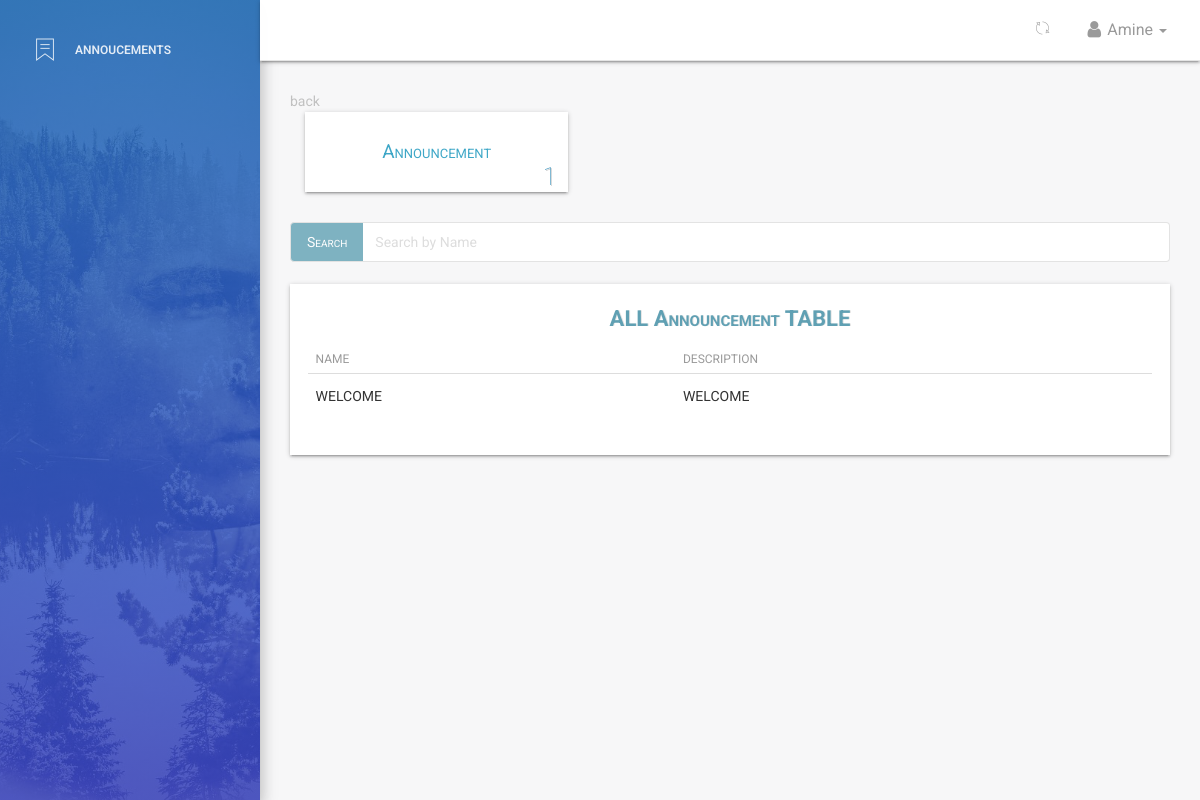
/dashboard/announcements/all/ (signed in), run on an earlier commit of the app's database.
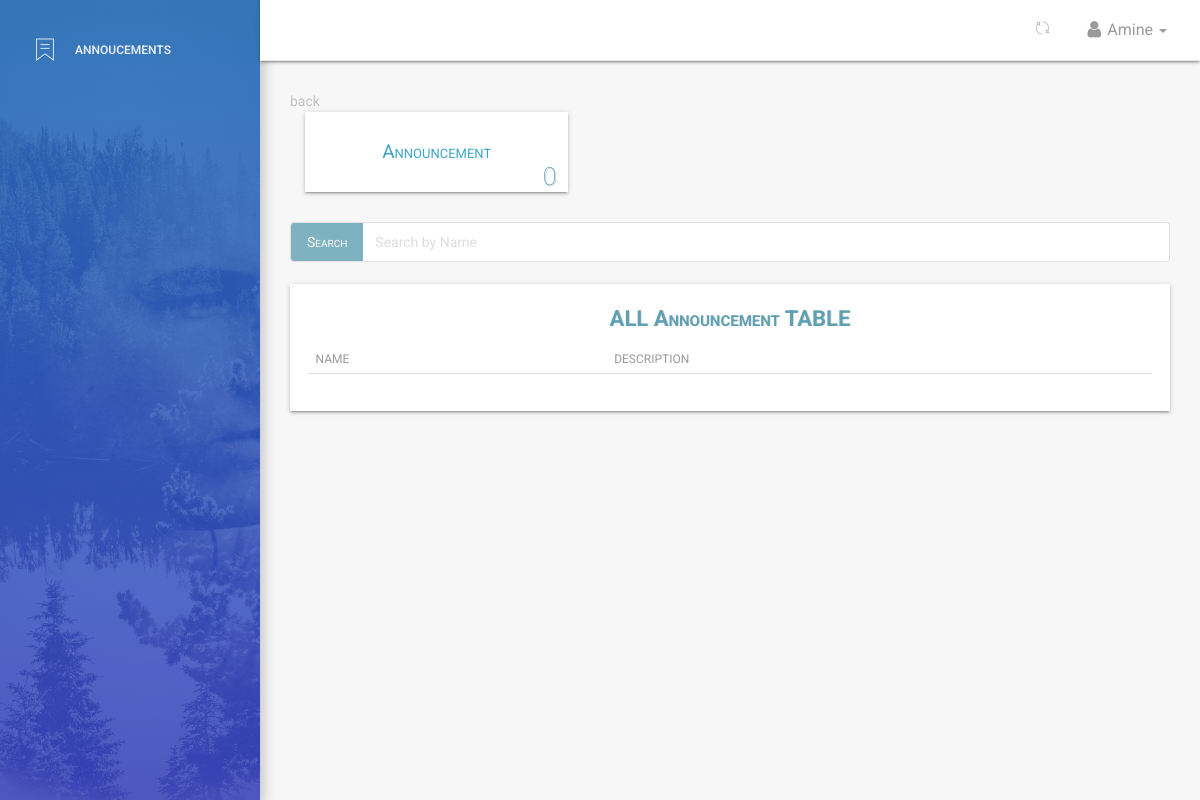
And on a later commit of the database.
### employee/models.py (models this page shows, shortened)
class Announcement(models.Model):
    name = models.CharField(max_length=125)
    bio = models.CharField(max_length=255, default='', null=True, blank=True)
    created = models.DateTimeField(
        verbose_name=_('Created'), auto_now_add=True)
    updated = models.DateTimeField(verbose_name=_('Updated'), auto_now=True)
    class Meta:
        verbose_name = _('Announcement')
        verbose_name_plural = _('Announcements')
        ordering = ['name', 'created']

### dashboard/views.py (the view)
# urls.py: path('announcements/all/', views.dashboard_announcements, name='announcements'),
def dashboard_announcements(request):
    if not (request.user.is_authenticated):
        return redirect('/')
    dataset = dict()
    announcements = Announcement.objects.all()
    query = request.GET.get('search')
    if query:
        announcements = announcements.filter(
            Q(name__icontains=query)
        )
    paginator = Paginator(announcements, 10)  # show 10 employee lists per page
    page = request.GET.get('page')
    announcements_paginated = paginator.get_page(page)
    dataset['announcement_list'] = announcements_paginated
    dataset['title'] = 'announcements'
    dataset['announcements'] = Announcement.objects.all()
    return render(request, 'dashboard/announcements.html', dataset)

### templates/dashboard/announcements.html (shortened to what this page needs)
{% extends '_layout.html' %}
 {% block navheader %}
 	{% include 'includes/navheader_employee_app.html' %}
 {% endblock %}
 {% block content %}
        <section class="content">
            <section class="container-fluid">
            	<section class="row">
	            		<section class="col col-lg-12">
	            			<a href="{{request.META.HTTP_REFERER|escape}}" style="color:#c1c1c1;">back</a>
	            		</section>
            	</section>
            	   <section class="row">
                        <section class="col col-sm-8 offset-sm-2">
                        </section>
                    </section>
						<section class="row margin-bottom">
							<div class="container-fluid">
							<section class="col-lg-4 col-md-4 col-sm-12">
								<div class="leave-box sec-box">
									<a href="{% url 'dashboard:announcements' %}">
									<span>Announcement</span>
									</a>
									<span class="count-object deprt">{{ announcements.count }}</span>
								</div>
							</section>
							</div>
						</section>
					<div class="row" style="margin-bottom: 2.2rem;margin-top: 3rem;">
					 <div class="">
					  <div class="col-lg-12">
					  	<form action="" method="GET">
						    <div class="input-group">
						      <span class="input-group-btn">
						        <button class="btn btn-default" id = "stylebutton" type="button">Search</button>
						      </span>
						      <input type="search" value="{{request.GET.search}}" name="search" class="form-control" placeholder="Search by Name">
						    </div>
					    </form>
					  </div>
					  </div>
					</div>
                	<div class="table-responsive table-shadow">
                		<div class="text-center table-description">
                			<h4 class="title-h3" style="color: #60a0b3 !important;
    						text-shadow: 1px 0px rgba(0,0,0,0.11)">ALL Announcement TABLE</h4>
                		</div>
                		<table class="table">
							  <thead>
							    <tr>
							      <th scope="col">Name</th>
								  <th scope="col">Description</th>
							    </tr>
							  </thead>
							  <tbody>
							  	{% for announcement in announcement_list %}
							    <tr>
							      <td>{{ announcement.name }}</td>
							      <td>{{ announcement.bio }}</td>
							      <td>
							{% endfor %}
							  </tbody>
						</table>
					</div>
            </section>
        </section>
 {% endblock %}

What changed in the data, as far as the page shows it:
removed Announcement: name "WELCOME", bio "WELCOME"
Also different on the page:
{{ announcements.count }}: "1" → "0"
